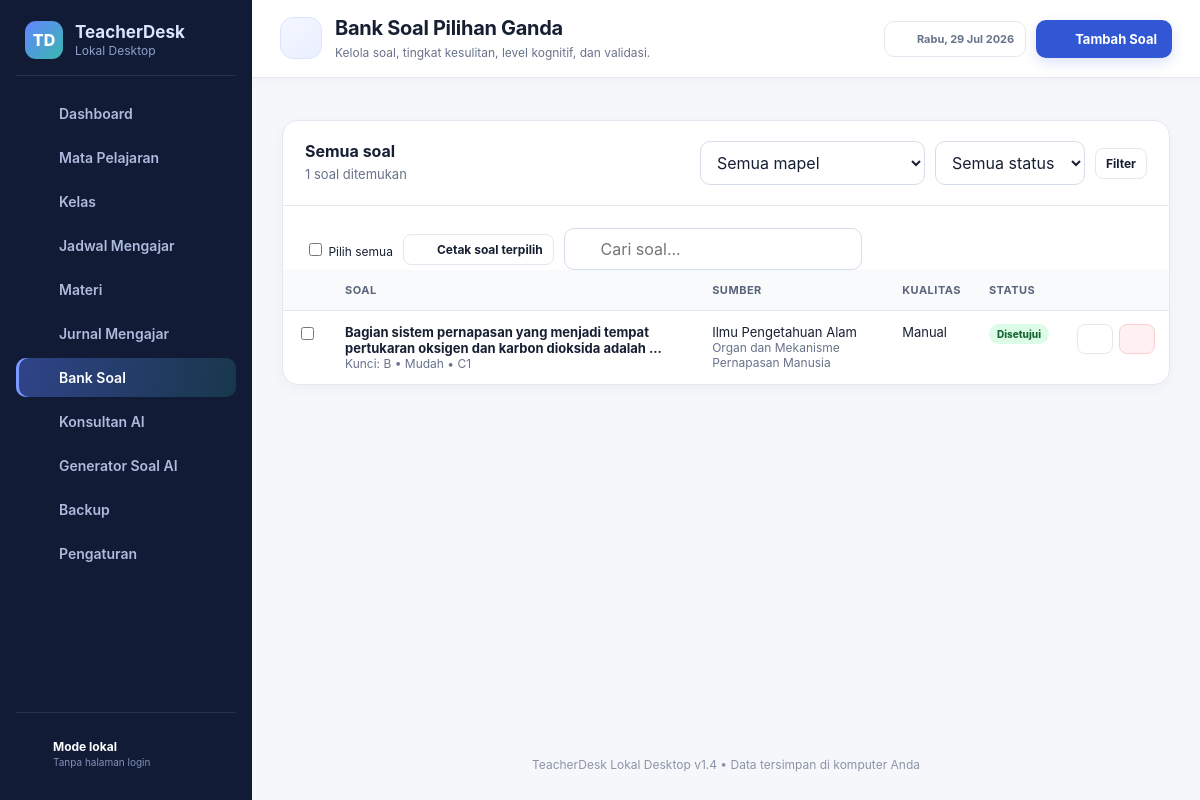
The page /index.php?page=questions on the database its author committed.
### tables this page shows
CREATE TABLE IF NOT EXISTS questions (
    id BIGINT UNSIGNED AUTO_INCREMENT PRIMARY KEY,
    subject_id BIGINT UNSIGNED NOT NULL,
    material_id BIGINT UNSIGNED NULL,
    question_text TEXT NOT NULL,
    option_a TEXT NOT NULL,
    option_b TEXT NOT NULL,
    option_c TEXT NOT NULL,
    option_d TEXT NOT NULL,
    correct_option ENUM('A','B','C','D') NOT NULL,
    explanation TEXT NULL,
    difficulty ENUM('mudah','sedang','sulit') NOT NULL DEFAULT 'sedang',
    cognitive_level ENUM('C1','C2','C3','C4','C5','C6') NOT NULL DEFAULT 'C2',
    status ENUM('draft','reviewed','approved','rejected') NOT NULL DEFAULT 'draft',
    source_type ENUM('manual','generator') NOT NULL DEFAULT 'manual',
    created_at TIMESTAMP DEFAULT CURRENT_TIMESTAMP,
    updated_at TIMESTAMP DEFAULT CURRENT_TIMESTAMP ON UPDATE CURRENT_TIMESTAMP,
    CONSTRAINT fk_question_subject FOREIGN KEY (subject_id) REFERENCES subjects(id) ON DELETE RESTRICT ON UPDATE CASCADE,
    CONSTRAINT fk_question_material FOREIGN KEY (material_id) REFERENCES materials(id) ON DELETE SET NULL ON UPDATE CASCADE,
    INDEX idx_question_subject (subject_id),
    INDEX idx_question_status (status),
    INDEX idx_question_difficulty (difficulty)
);

CREATE TABLE IF NOT EXISTS subjects (
    id BIGINT UNSIGNED AUTO_INCREMENT PRIMARY KEY,
    name VARCHAR(150) NOT NULL,
    grade_level VARCHAR(120) NOT NULL,
    semester VARCHAR(20) NOT NULL DEFAULT 'Ganjil',
    academic_year VARCHAR(20) NOT NULL,
    curriculum VARCHAR(120) NULL,
    description TEXT NULL,
    learning_outcomes TEXT NULL,
    status ENUM('active','archived') NOT NULL DEFAULT 'active',
    created_at TIMESTAMP DEFAULT CURRENT_TIMESTAMP,
    updated_at TIMESTAMP DEFAULT CURRENT_TIMESTAMP ON UPDATE CURRENT_TIMESTAMP,
    INDEX idx_subject_status (status),
    INDEX idx_subject_name (name)
);

CREATE TABLE IF NOT EXISTS materials (
    id BIGINT UNSIGNED AUTO_INCREMENT PRIMARY KEY,
    subject_id BIGINT UNSIGNED NOT NULL,
    class_id BIGINT UNSIGNED NULL,
    chapter VARCHAR(190) NULL,
    title VARCHAR(220) NOT NULL,
    learning_objective TEXT NULL,
    content LONGTEXT NOT NULL,
    estimated_minutes INT UNSIGNED NOT NULL DEFAULT 0,
    source_reference TEXT NULL,
    attachment_path VARCHAR(255) NULL,
    status ENUM('planned','in_progress','completed') NOT NULL DEFAULT 'planned',
    created_at TIMESTAMP DEFAULT CURRENT_TIMESTAMP,
    updated_at TIMESTAMP DEFAULT CURRENT_TIMESTAMP ON UPDATE CURRENT_TIMESTAMP,
    CONSTRAINT fk_material_subject FOREIGN KEY (subject_id) REFERENCES subjects(id) ON DELETE RESTRICT ON UPDATE CASCADE,
    CONSTRAINT fk_material_class FOREIGN KEY (class_id) REFERENCES classes(id) ON DELETE SET NULL ON UPDATE CASCADE,
    INDEX idx_material_subject (subject_id),
    INDEX idx_material_status (status),
    FULLTEXT INDEX ft_material_text (title, content)
);

### index.php (called while the page is built, shortened)
<?php
$page = $_GET['page'] ?? 'dashboard';
require __DIR__ . '/includes/header.php';
require __DIR__ . '/includes/sidebar.php';
require __DIR__ . '/pages/' . $page . '.php';
require __DIR__ . '/includes/footer.php';

### pages/questions.php (the view, shortened to what this page needs)
<?php
$subjects=$db->query("SELECT id,name FROM subjects WHERE status='active' ORDER BY name")->fetchAll();$materials=$db->query('SELECT id,subject_id,title FROM materials ORDER BY title')->fetchAll();
$subjectFilter=(int)($_GET['subject_id']??0);$statusFilter=(string)($_GET['status']??'');$conditions=[];$params=[];if($subjectFilter){$conditions[]='q.subject_id=?';$params[]=$subjectFilter;}if(in_array($statusFilter,['draft','reviewed','approved','rejected'],true)){$conditions[]='q.status=?';$params[]=$statusFilter;}$sql="SELECT q.*,s.name subject_name,m.title material_title FROM questions q JOIN subjects s ON s.id=q.subject_id LEFT JOIN materials m ON m.id=q.material_id".($conditions?' WHERE '.implode(' AND ',$conditions):'').' ORDER BY q.updated_at DESC';$stmt=$db->prepare($sql);$stmt->execute($params);$questions=$stmt->fetchAll();
?>
<form id="print-form" method="post" action="print.php" target="_blank"></form><section class="card mt-3"><div class="card-header"><div><h2>Semua soal</h2><p><?= count($questions) ?> soal ditemukan</p></div><form class="filter-bar" method="get"><input type="hidden" name="page" value="questions"><select class="form-control" name="subject_id"><option value="">Semua mapel</option><?php foreach($subjects as $item): ?><option value="<?= $item['id'] ?>" <?= selected($subjectFilter,$item['id']) ?>><?= e($item['name']) ?></option><?php endforeach; ?></select><select class="form-control" name="status"><option value="">Semua status</option><?php foreach(['draft'=>'Draf','reviewed'=>'Ditinjau','approved'=>'Disetujui','rejected'=>'Ditolak'] as $key=>$label): ?><option value="<?= $key ?>" <?= selected($statusFilter,$key) ?>><?= $label ?></option><?php endforeach; ?></select><button class="btn btn-secondary btn-sm">Filter</button></form></div><div class="card-body no-print" style="padding-bottom:0"><div class="filter-bar"><label class="text-sm"><input type="checkbox" data-select-all=".question-select"> Pilih semua</label><button class="btn btn-secondary btn-sm" type="submit" form="print-form"><?= icon('print',15) ?> Cetak soal terpilih</button><div class="search-box"><?= icon('search',17) ?><input class="form-control" type="search" placeholder="Cari soal..." data-filter-table="#question-table"></div></div></div><div class="table-wrap"><table class="data-table" id="question-table"><thead><tr><th class="no-print"></th><th>Soal</th><th>Sumber</th><th>Kualitas</th><th>Status</th><th class="no-print"></th></tr></thead><tbody><?php foreach($questions as $item): ?><tr><td class="no-print"><input class="question-select" type="checkbox" name="ids[]" form="print-form" value="<?= $item['id'] ?>"></td><td><strong><?= e($item['question_text']) ?></strong><div class="muted text-sm">Kunci: <?= e($item['correct_option']) ?> • <?= e(ucfirst($item['difficulty'])) ?> • <?= e($item['cognitive_level']) ?></div></td><td><?= e($item['subject_name']) ?><div class="muted text-sm"><?= e($item['material_title']?:'Manual') ?></div></td><td><?= e($item['source_type']==='generator'?'Generator':'Manual') ?></td><td><?= status_badge($item['status']) ?></td><td class="no-print"><div class="actions"><a class="btn btn-secondary btn-sm" href="<?= url('questions',['edit'=>$item['id']]) ?>"><?= icon('edit',14) ?></a><form method="post" data-confirm="Hapus soal ini?"><?= csrf_field() ?><input type="hidden" name="action" value="delete_question"><input type="hidden" name="id" value="<?= $item['id'] ?>"><button class="btn btn-danger btn-sm"><?= icon('trash',14) ?></button></form></div></td></tr><?php endforeach; ?><?php if(!$questions): ?><tr><td colspan="6"><div class="empty-state"><h3>Belum ada soal</h3><p>Buat soal manual atau gunakan generator berdasarkan materi.</p></div></td></tr><?php endif; ?></tbody></table></div></section>

### includes/header.php (shortened to what this page needs)
<!doctype html>
<html lang="id">
<head>
    <link rel="stylesheet" href="assets/css/app.css?v=1.4.2">
    <link rel="stylesheet" href="assets/css/page-layout.css?v=1.4.2">
    <link rel="stylesheet" href="assets/css/backup-settings.css?v=1.4.2">
</head>
<body>
<div class="app-shell">

### includes/sidebar.php (shortened to what this page needs)
<?php
$nav = [
    ['dashboard', 'dashboard', 'Dashboard'],
    ['subjects', 'book', 'Mata Pelajaran'],
    ['classes', 'users', 'Kelas'],
    ['schedules', 'calendar', 'Jadwal Mengajar'],
    ['materials', 'file', 'Materi'],
    ['journals', 'journal', 'Jurnal Mengajar'],
    ['questions', 'question', 'Bank Soal'],
    ['chat_dashboard', 'message-circle', 'Konsultan AI'],
    ['generate_soal', 'sparkles', 'Generator Soal AI'],
    ['backup', 'backup', 'Backup'],
    ['settings', 'settings', 'Pengaturan'],
];
$currentPage = $_GET['page'] ?? 'dashboard';
$legacyPages = ['dashboard', 'settings'];
$isStandardPage = !in_array($currentPage, $legacyPages, true);
$currentMeta = $pageMeta[$currentPage] ?? [
    'title' => 'TeacherDesk',
    'subtitle' => 'Kelola aktivitas pembelajaran dalam satu tempat.',
    'icon' => 'dashboard',
];
?>
<aside class="sidebar" id="sidebar">
    <div class="brand">
        <div class="brand-mark">TD</div>
        <div><strong>TeacherDesk</strong><span>Lokal Desktop</span></div>
    </div>
    <nav class="nav-list">
        <?php foreach ($nav as [$route, $ico, $label]): ?>
            <a href="<?= url($route) ?>" class="nav-item <?= $currentPage === $route ? 'active' : '' ?>">
                <?= icon($ico, 19) ?><span><?= e($label) ?></span>
            </a>
        <?php endforeach; ?>
    </nav>
    <div class="sidebar-footer">
        <div class="local-mode">
            <?= icon('desktop', 18) ?>
            <div><strong>Mode lokal</strong><span>Tanpa halaman login</span></div>
        </div>
    </div>
</aside>
<div class="main-area">
    <?php if ($isStandardPage): ?>
        <header class="topbar topbar--page">
            <div class="topbar-main">
                <div class="topbar-page-icon" aria-hidden="true">
                    <?= icon($currentMeta['icon'], 20) ?>
                </div>
                <div class="topbar-copy">
                    <h1><?= e($currentMeta['title']) ?></h1>
                    <p class="topbar-subtitle"><?= e($currentMeta['subtitle']) ?></p>
                </div>
            </div>
            <div class="topbar-actions">
                <div class="topbar-date" title="Tanggal hari ini">
                    <?= icon('calendar', 14) ?>
                    <span><?= e(indo_day(date('Y-m-d')) . ', ' . format_date(date('Y-m-d'))) ?></span>
                </div>
                <?php if (!empty($currentMeta['action'])): ?>
                    <a class="btn btn-primary topbar-page-action" href="<?= e($currentMeta['action']['url']) ?>">
                        <?= icon($currentMeta['action']['icon'] ?? 'plus', 16) ?>
                        <span><?= e($currentMeta['action']['label']) ?></span>
                    </a>
                <?php endif; ?>
            </div>
        </header>
    <?php endif; ?>
    <main class="content page-<?= e($currentPage) ?> <?= $isStandardPage ? 'content--standard' : '' ?>">

### app/helpers.php (shortened to what this page needs)
<?php
function e(?string $value): string
{
    return htmlspecialchars((string) $value, ENT_QUOTES, 'UTF-8');
}
function url(string $page = 'dashboard', array $params = []): string
{
    $params = array_merge(['page' => $page], $params);
    return 'index.php?' . http_build_query($params);
}
function format_date(?string $date, string $format = 'd M Y'): string
{
    $months = [
        'Jan' => 'Jan', 'Feb' => 'Feb', 'Mar' => 'Mar', 'Apr' => 'Apr',
        'May' => 'Mei', 'Jun' => 'Jun', 'Jul' => 'Jul', 'Aug' => 'Agu',
        'Sep' => 'Sep', 'Oct' => 'Okt', 'Nov' => 'Nov', 'Dec' => 'Des',
    ];
    $output = date($format, strtotime($date));
    return strtr($output, $months);
}
function indo_day(string $date): string
{
    $days = ['Sunday'=>'Minggu','Monday'=>'Senin','Tuesday'=>'Selasa','Wednesday'=>'Rabu','Thursday'=>'Kamis','Friday'=>'Jumat','Saturday'=>'Sabtu'];
    return $days[date('l', strtotime($date))] ?? '';
}
function status_badge(string $status): string
{
    $labels = [
        'active' => 'Aktif', 'archived' => 'Arsip', 'planned' => 'Direncanakan',
        'in_progress' => 'Berjalan', 'completed' => 'Selesai', 'scheduled' => 'Terjadwal',
        'done' => 'Terlaksana', 'postponed' => 'Ditunda', 'cancelled' => 'Dibatalkan',
        'assignment' => 'Diganti Tugas', 'draft' => 'Draf', 'reviewed' => 'Ditinjau',
        'approved' => 'Disetujui', 'rejected' => 'Ditolak',
    ];
    $class = match ($status) {
        'active', 'done', 'completed', 'approved' => 'success',
        'in_progress', 'reviewed' => 'info',
        'postponed', 'assignment', 'planned', 'scheduled', 'draft' => 'warning',
        'cancelled', 'rejected' => 'danger',
        default => 'neutral',
    };
    return '<span class="badge badge-' . $class . '">' . e($labels[$status] ?? ucfirst($status)) . '</span>';
}
function icon(string $name, int $size = 20): string
{
    $body = $paths[$name] ?? $paths['file'];
    return '<svg class="icon" width="' . $size . '" height="' . $size . '" viewBox="0 0 24 24" fill="none" stroke="currentColor" stroke-width="2" stroke-linecap="round" stroke-linejoin="round" aria-hidden="true">' . $body . '</svg>';
}

### includes/footer.php (shortened to what this page needs)
</main>
    <footer class="footer">TeacherDesk Lokal Desktop v1.4 • Data tersimpan di komputer Anda</footer>
</div>
</div>
</body>
</html>

### assets/css/page-layout.css (style rules this page uses)
.topbar--page { min-height: 78px; padding: 13px 28px; display: flex; align-items: center; gap: 22px; background: rgba(255, 255, 255, 0.96); border-bottom: 1px solid var(--border); box-shadow: 0 2px 14px rgba(25, 40, 75, 0.035); backdrop-filter: blur(14px); }
.topbar--page .topbar-main { min-width: 0; display: flex; align-items: center; gap: 13px; }
.topbar--page .topbar-page-icon { width: 42px; height: 42px; flex: 0 0 42px; display: grid; place-items: center; color: var(--primary); background: linear-gradient(145deg, #f5f7ff, #e9efff); border: 1px solid #dbe4ff; border-radius: 13px; }
.topbar--page .topbar-copy { min-width: 0; }
.topbar--page h1 { margin: 0; color: var(--text); font-size: 20px; font-weight: 750; line-height: 1.25; letter-spacing: -0.015em; }
.topbar--page .topbar-subtitle { max-width: 680px; margin: 3px 0 0; overflow: hidden; color: var(--muted); font-size: 12px; line-height: 1.45; text-overflow: ellipsis; white-space: nowrap; }
.topbar--page .topbar-actions { margin-left: auto; display: flex; align-items: center; gap: 10px; }
.topbar--page .topbar-date { min-height: 36px; padding: 7px 11px; display: inline-flex; align-items: center; gap: 7px; color: var(--muted); background: #fff; border: 1px solid var(--border); border-radius: 10px; font-size: 11px; font-weight: 650; white-space: nowrap; }
.topbar--page .topbar-date .icon { color: var(--primary); }
.topbar--page .topbar-page-action { min-height: 38px; padding-inline: 14px; white-space: nowrap; box-shadow: 0 5px 13px rgba(49, 87, 213, 0.16); }
.content--standard { padding-top: 22px; }

### rows shown on the page
questions: question_text "Bagian sistem pernapasan yang menjadi tempat pertukaran oksigen dan karbon dioksida adalah ...", correct_option "B", difficulty "Mudah", cognitive_level "C1", subject.name "Ilmu Pengetahuan Alam", material.title "Organ dan Mekanisme Pernapasan Manusia", source_type "Manual", status "Disetujui", $size 14 (drawn)

### other values the page prints
$label "Dashboard"
$label "Mata Pelajaran"
$label "Kelas"
$label "Jadwal Mengajar"
$label "Materi"
$label "Jurnal Mengajar"
$label "Bank Soal"
$label "Konsultan AI"
$label "Generator Soal AI"
$label "Backup"
$label "Pengaturan"
$currentMeta['title'] "Bank Soal Pilihan Ganda"
$currentMeta['subtitle'] "Kelola soal, tingkat kesulitan, level kognitif, dan validasi."
$currentMeta['action']['label'] "Tambah Soal"
count($questions) "1"
